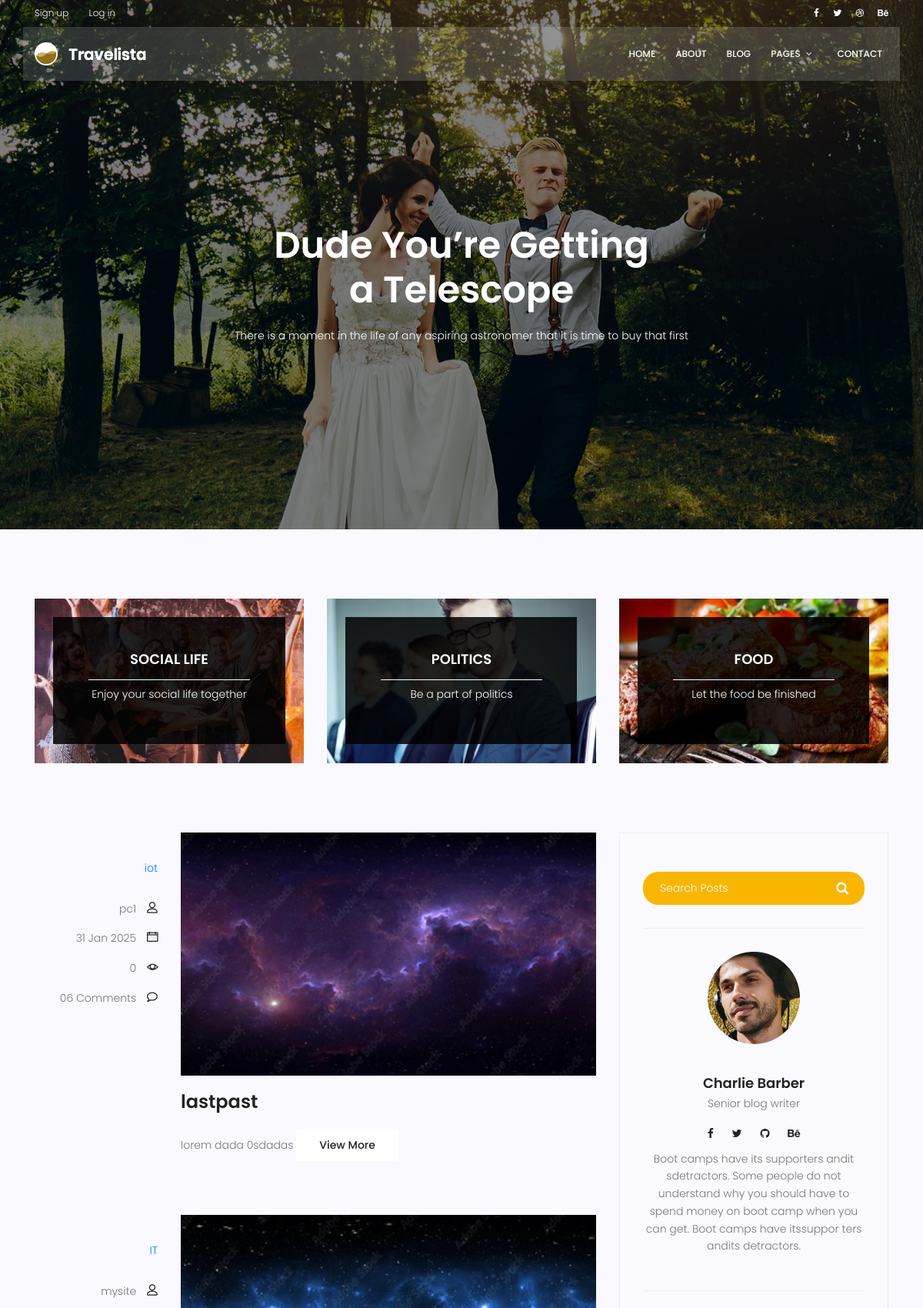
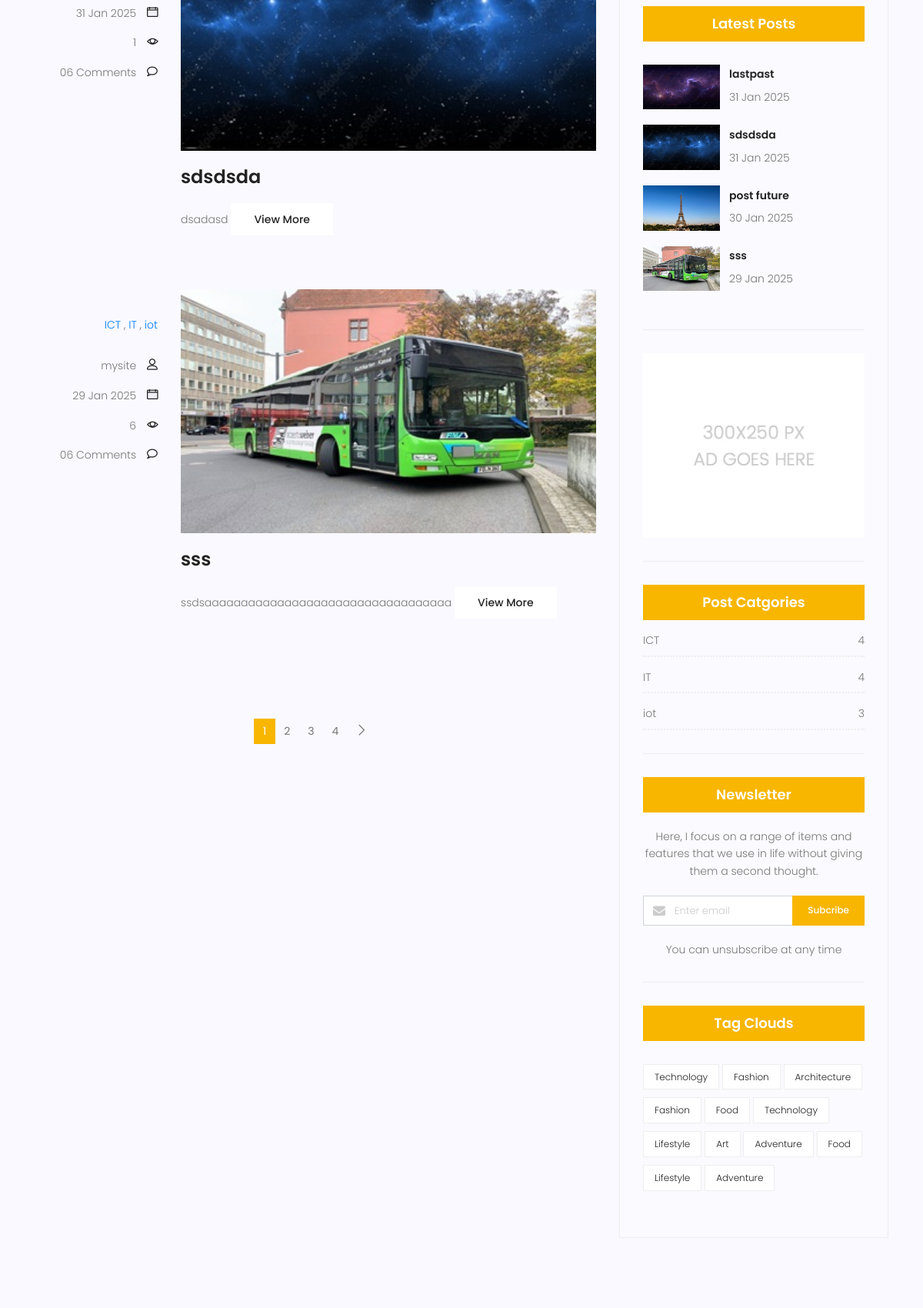
Screenshot of /blog/ (upper part) with the database file from the repository (2 pictures, top to bottom).
### blog/models.py (models this page shows, shortened)
class Category(models.Model):
    name = models.CharField(max_length=255)
    def __str__(self):
        return self.name

class Post (models.Model):
    author = models.ForeignKey(User, on_delete=models.SET_NULL, null=True)
    image = models.ImageField(upload_to='blog/', default='blog/default.jpg')
    title = models.CharField(max_length=255)
    content = models.TextField()
    category = models.ManyToManyField(Category)
    counted_views = models.IntegerField(default=0)
    status = models.BooleanField(default=False)
    published_date = models.DateTimeField(null=True)
    created_date = models.DateTimeField(auto_now_add=True, null=True)
    updated_date = models.DateTimeField(auto_now=True, null=True)
    class Meta:
        ordering = ['-created_date']
        verbose_name = 'post'
        verbose_name_plural = 'posts'

### blog/views.py (the view)
# urls.py: path('', blog_view, name='blog-home'),
def blog_view(request, cat_name=None, author_username=None):
    posts = Post.objects.filter(status=1, published_date__lte=timezone.now())
    if cat_name:
        posts = posts.filter(category__name=cat_name)
    if author_username:
        posts = posts.filter(author__username=author_username)
    posts = Paginator(posts, 3)
    try:
        page_number = request.GET.get('page')
        posts = posts.get_page(page_number)
    except PageNotAnInteger:
        posts = posts.get_page(1)
    except EmptyPage:
        posts = posts.get_page(1)
    context = {'posts': posts}
    return render(request, 'blog/blog-home.html',context)

### blog/templatetags/blog_tags.py (called while the page is built)
@register.inclusion_tag("blog/blog-latest-posts.html")
def latest_posts(arg=4):
    posts = Post.objects.filter(status=1, published_date__lte=timezone.now()).order_by('-published_date')[:arg]
    return {'posts': posts}

@register.inclusion_tag("blog/blog-categories.html")
def postcategories():
    posts = Post.objects.filter(status=1, published_date__lte=timezone.now())
    categories = Category.objects.all()
    cat_dict={}
    for cat in categories:
        cat_dict[cat]=posts.filter(category=cat).count()
    return {'categories':cat_dict}

### templates/blog/blog-home.html (shortened to what this page needs)
{% extends 'base.html' %}
{% load static %}
{% load blog_tags %}
{% block content %}
			<section class="banner-area relative blog-home-banner" id="home">
				<div class="overlay overlay-bg"></div>
				<div class="container">
					<div class="row d-flex align-items-center justify-content-center">
						<div class="about-content blog-header-content col-lg-12">
							<h1 class="text-white">
								Dude You’re Getting
								a Telescope
							</h1>
							<p class="text-white">
								There is a moment in the life of any aspiring astronomer that it is time to buy that first
							</p>
						</div>
					</div>
				</div>
			</section>
			<section class="top-category-widget-area pt-90 pb-90 ">
				<div class="container">
					<div class="row">
						<div class="col-lg-4">
							<div class="single-cat-widget">
								<div class="content relative">
									<div class="overlay overlay-bg"></div>
								    <a href="#" target="_blank">
								      <div class="thumb">
								  		 <img class="content-image img-fluid d-block mx-auto" src="{% static 'img/blog/cat-widget1.jpg' %}" alt="">
								  	  </div>
								      <div class="content-details">
								        <h4 class="content-title mx-auto text-uppercase">Social life</h4>
								        <span></span>
								        <p>Enjoy your social life together</p>
								      </div>
								    </a>
								</div>
							</div>
						</div>
						<div class="col-lg-4">
							<div class="single-cat-widget">
								<div class="content relative">
									<div class="overlay overlay-bg"></div>
								    <a href="#" target="_blank">
								      <div class="thumb">
								  		 <img class="content-image img-fluid d-block mx-auto" src="{% static 'img/blog/cat-widget2.jpg' %}" alt="">
								  	  </div>
								      <div class="content-details">
								        <h4 class="content-title mx-auto text-uppercase">Politics</h4>
								        <span></span>
								        <p>Be a part of politics</p>
								      </div>
								    </a>
								</div>
							</div>
						</div>
						<div class="col-lg-4">
							<div class="single-cat-widget">
								<div class="content relative">
									<div class="overlay overlay-bg"></div>
								    <a href="#" target="_blank">
								      <div class="thumb">
								  		 <img class="content-image img-fluid d-block mx-auto" src="{% static 'img/blog/cat-widget3.jpg' %}" alt="">
								  	  </div>
								      <div class="content-details">
								        <h4 class="content-title mx-auto text-uppercase">Food</h4>
								        <span></span>
								        <p>Let the food be finished</p>
								      </div>
								    </a>
								</div>
							</div>
						</div>
					</div>
				</div>
			</section>
			<section class="post-content-area">
				<div class="container">
					<div class="row">
						<div class="col-lg-8 posts-list">
                            {% for p in posts %}
							<div class="single-post row">
								<div class="col-lg-3  col-md-3 meta-details">
									<ul class="tags">
                                    {% for cat in p.category.all %}
										    <a href="{% url 'blog:category' cat_name=cat.name %}">{{ cat.name }}</a> {% if not forloop.last %},{% endif %}
                                    {% endfor %}
									</ul>
									<div class="user-details row">
										<p class="user-name col-lg-12 col-md-12 col-6"><a href="{% url 'blog:author' author_username=p.author.username %}">{{ p.author }}</a> <span class="lnr lnr-user"></span></p>
										<p class="date col-lg-12 col-md-12 col-6"><a href="#">{{p.published_date|date:"d M Y"}}</a> <span class="lnr lnr-calendar-full"></span></p>
										<p class="view col-lg-12 col-md-12 col-6"><a href="#">{{ p.counted_views }}</a> <span class="lnr lnr-eye"></span></p>
										<p class="comments col-lg-12 col-md-12 col-6"><a href="#">06 Comments</a> <span class="lnr lnr-bubble"></span></p>
									</div>
								</div>
								<div class="col-lg-9 col-md-9 ">
									<div class="feature-img">
										<img class="img-fluid" src="{{ p.image.url }}" alt="">
									</div>
									<a class="posts-title" href="{% url 'blog:blog-single' pid=p.id %}"><h3>{{ p.title }}</h3></a>
									<p class="excert">
										{{ p.content|truncatewords:20 }}
									<a href="{% url 'blog:blog-single' pid=p.id %}" class="primary-btn">View More</a>
								</div>
							</div>
                            {% endfor %}
		                    <nav class="blog-pagination justify-content-center d-flex">
		                        <ul class="pagination">
                                    {% for post in posts.paginator.page_range %}
                                        {% if posts.number == post %}
		                                    <li class="page-item active"><a href="?page={{ post }}" class="page-link">{{ post }}</a></li>
                                        {% else %}
                                            <li class="page-item"><a href="?page={{ post }}" class="page-link">{{ post }}</a></li>
                                        {% endif %}
                                    {% endfor %}
		                            <li class="page-item">
                                        {% if posts.has_next %}
		                                <a href="?page={{ posts.next_page_number }}" class="page-link" aria-label="Next">
		                                    <span aria-hidden="true">
		                                        <span class="lnr lnr-chevron-right"></span>
		                                    </span>
		                                </a>
                                        {% endif %}
		                            </li>
		                        </ul>
		                    </nav>
						</div>
						<div class="col-lg-4 sidebar-widgets">
							<div class="widget-wrap">
								<div class="single-sidebar-widget search-widget">
									<form class="search-form" action="{% url 'blog:search' %}" method="get">
			                            <input placeholder="Search Posts" name="q" type="text" onfocus="this.placeholder = ''" onblur="this.placeholder = 'Search Posts'" >
			                            <button type="submit"><i class="fa fa-search"></i></button>
			                        </form>
								</div>
                                {% include "blog/blog-writer.html" %}
                                {% latest_posts %}
                                {% include "blog/blog-ads.html" %}
                                {% postcategories %}
								<div class="single-sidebar-widget newsletter-widget">
									<h4 class="newsletter-title">Newsletter</h4>
									<p>
										Here, I focus on a range of items and features that we use in life without
										giving them a second thought.
									</p>
									<div class="form-group d-flex flex-row">
									   <div class="col-autos">
									      <div class="input-group">
									        <div class="input-group-prepend">
									          <div class="input-group-text"><i class="fa fa-envelope" aria-hidden="true"></i>
											</div>
									        </div>
									        <input type="text" class="form-control" id="inlineFormInputGroup" placeholder="Enter email" onfocus="this.placeholder = ''" onblur="this.placeholder = 'Enter email'" >
									      </div>
									    </div>
									    <a href="#" class="bbtns">Subcribe</a>
									</div>
									<p class="text-bottom">
										You can unsubscribe at any time
									</p>
								</div>
								<div class="single-sidebar-widget tag-cloud-widget">
									<h4 class="tagcloud-title">Tag Clouds</h4>
									<ul>
										<li><a href="#">Technology</a></li>
										<li><a href="#">Fashion</a></li>
										<li><a href="#">Architecture</a></li>
										<li><a href="#">Fashion</a></li>
										<li><a href="#">Food</a></li>
										<li><a href="#">Technology</a></li>
										<li><a href="#">Lifestyle</a></li>
										<li><a href="#">Art</a></li>
										<li><a href="#">Adventure</a></li>
										<li><a href="#">Food</a></li>
										<li><a href="#">Lifestyle</a></li>
										<li><a href="#">Adventure</a></li>
									</ul>
								</div>
							</div>
						</div>
					</div>
				</div>
			</section>
{% endblock %}

### templates/blog/blog-latest-posts.html
{% load static %}
<div class="single-sidebar-widget popular-post-widget">
    <h4 class="popular-title">Latest Posts</h4>
    <div class="popular-post-list">
        {% for post in posts %}
        <div class="single-post-list d-flex flex-row align-items-center">
            <div class="thumb">
                <img class="img-fluid" src="{{ post.image.url }}" alt="">
            </div>
            <div class="details">
                <a href="{% url "blog:blog-single" pid=post.id %}"><h6>{{ post.title }}</h6></a>
                <p>{{ post.published_date|date:"d M Y" }}</p>
            </div>
        </div>
        {% endfor %}
    </div>
</div>

### templates/blog/blog-categories.html
{% load static %}
<div class="single-sidebar-widget post-category-widget">
    <h4 class="category-title">Post Catgories</h4>
    <ul class="cat-list">
        {% for cat,count in categories.items %}
        <li>
            <a href="{% url 'blog:category' cat_name=cat %}" class="d-flex justify-content-between">
                <p>{{ cat }}</p>
                <p>{{ count }}</p>
            </a>
        </li>
        {% endfor %}
    </ul>
</div>

### rows the page displays
Post: author "pc1", published_date "31 Jan 2025", counted_views "0", image (picture), title "lastpast", content "lorem dada 0sdadas"
Category: name "iot", count "3"
Post: author "mysite", published_date "31 Jan 2025", counted_views "1", image (picture), title "sdsdsda", content "dsadasd"
Category: name "IT", count "4"
Post: author "mysite", published_date "29 Jan 2025", counted_views "6", image (picture), title "sss", content "ssdsaaaaaaaaaaaaaaaaaaaaaaaaaaaaaaaaaa"
Category: name "ICT", count "4"
Post: image (placeholder picture), title "post future", published_date "30 Jan 2025"

### other values shown
{{ post }} "1"
{{ post }} "2" "3" "4"
